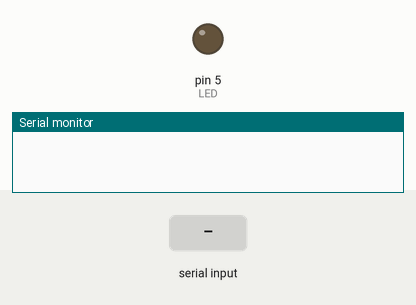
A sketch run on a simulated Arduino Uno, built with avr-gcc and run on an emulated ATmega328P. Shown: output pins drawn as LEDs (lit = HIGH), the last lines printed to the serial monitor. The test bench sets the inputs (shaded band).

Above: at 1.2 s.
1.3 s: "1\n" received over Serial
At 1.8 s:
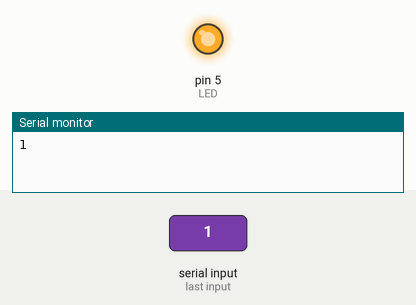
2.8 s: "0\n" received over Serial
At 4.1 s:
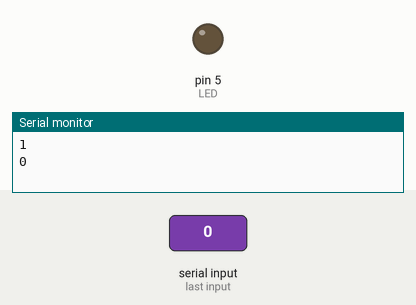
Timing chart, 0 to 5.8 s (numbered marks = the images above; inputs shaded):
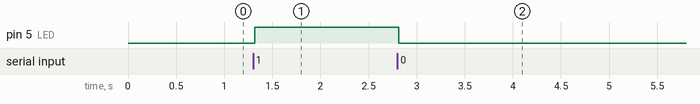

Measured:
- after the input at 1.3 s, pin 5 (LED): LOW → HIGH at once
- after the input at 2.8 s, pin 5 (LED): HIGH → LOW at once

The sketch:

BluetootLed.ino
```cpp
const int LED = 5;
char switchstate;

void setup() {
  Serial.begin(9600);
  pinMode(LED, OUTPUT);
}

void loop() {
  while(Serial.available()>0) {
    //code to be  executed only when Serial.available()>0
    /*Serial.available>0 is to check if  there is any reading from the
    HC-05 Bluetooth module.*/
    switchstate = Serial.read();

    /*The  character we had declared earlier is now being assigned a value-
    the value of  whatever Serial.read() is.*/
    //Serial.read() is to read the value coming from  app.
    Serial.print(switchstate);

    //This will print the value onto the Serial  monitor.
    Serial.print("\n");

    //This moves to the next line after every new line printed.
    delay(15);

    /*Gives a break of 15 milliseconds. Delay is  for human eye, and for
    speed of some computers, as some will crash at high speeds.*/
    if(switchstate  == '1'){//Checking if the value from app is '1'
      digitalWrite(5, HIGH);
      //If  it is, write the component on pin 5(LED) high.
    } else if(switchstate == '0') { //Else,  if the vaue from app is '0',
      digitalWrite(5, LOW);//Write the component on pin  5(LED) low.
    }
  }
}
```
